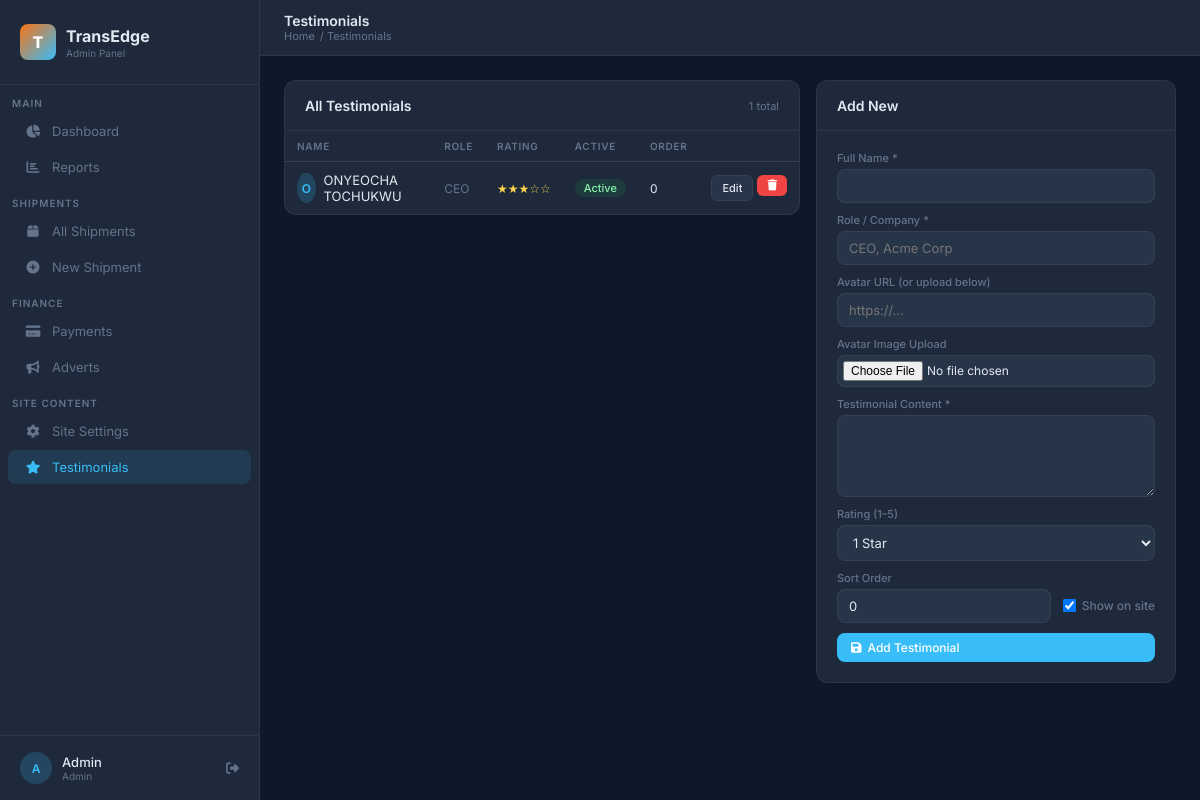
Page /shipping/admin-portal/testimonials/ (signed in) on the committed database.
### Business/models.py (models this page shows, shortened)
class User(AbstractBaseUser, PermissionsMixin):
    class Role(models.TextChoices):
        ADMIN     = "admin",     "Admin"
        STAFF     = "staff",     "Staff"
        SUB_ADMIN = "sub_admin", "Sub Admin"
    id          = models.UUIDField(primary_key=True, default=uuid.uuid4, editable=False)
    email       = models.EmailField(unique=True)
    full_name   = models.CharField(max_length=255)
    phone       = models.CharField(max_length=20, blank=True)
    role        = models.CharField(max_length=10, choices=Role.choices, default=Role.STAFF)
    is_active   = models.BooleanField(default=True)
    is_staff    = models.BooleanField(default=False)
    date_joined = models.DateTimeField(default=timezone.now)
    groups = models.ManyToManyField(
        'auth.Group',
        related_name='business_user_set',
        blank=True,
    )
    user_permissions = models.ManyToManyField(
        'auth.Permission',
        related_name='business_user_set',
        blank=True,
    )
    objects = UserManager()
    USERNAME_FIELD  = "email"
    REQUIRED_FIELDS = ["full_name"]

class Testimonial(models.Model):
    name        = models.CharField(max_length=100)
    role        = models.CharField(max_length=150, help_text="e.g. COO, GlobalTech Solutions")
    avatar      = models.ImageField(upload_to="testimonials/", null=True, blank=True)
    avatar_url  = models.URLField(blank=True, help_text="Use URL if no file upload")
    content     = models.TextField()
    rating      = models.PositiveSmallIntegerField(default=5,
                  help_text="1–5 stars")
    is_active   = models.BooleanField(default=True)
    sort_order  = models.PositiveIntegerField(default=0)
    created_at  = models.DateTimeField(auto_now_add=True)
    class Meta:
        ordering = ["sort_order", "-created_at"]
    def get_avatar(self):
        if self.avatar:
            return self.avatar.url
        return self.avatar_url or ""

### Business/views.py (the view)
    def wrapper(request, *args, **kwargs):
        if not request.user.is_authenticated:
            return redirect("admin-login")
        if request.user.role not in (User.Role.ADMIN, User.Role.STAFF):
            messages.error(request, "Access denied.")
            return redirect("admin-login")
        return view_func(request, *args, **kwargs)

### Business/context_processors.py (called while the page is built, shortened)
def unread_notifications(request):
    user = getattr(request, "user", None)
    if not user or not user.is_authenticated or user.role != User.Role.SUB_ADMIN:
        return {"unread_notifications": 0}

def branding(request):
    ref = request.session.get("active_referral_code")
    profile = SubAdminProfile.objects.filter(referral_code=ref).first() if ref else None
    settings_ctx = (
        SubAdminSiteSettings.for_user(profile.user) if profile
        else default_settings_context()
    )
    return {
        "settings": settings_ctx,
        "profile": profile,
        "testimonials": Testimonial.objects.filter(is_active=True).order_by("sort_order"),
        "gallery_images": BrandGalleryImage.objects.filter(is_active=True).order_by("sort_order"),
    }

### Business/views.py (called while the page is built, shortened)
def admin_required(view_func):
    def wrapper(request, *args, **kwargs):
        if not request.user.is_authenticated:
            return redirect("admin-login")
        if request.user.role not in (User.Role.ADMIN, User.Role.STAFF):
            messages.error(request, "Access denied.")
            return redirect("admin-login")
        return view_func(request, *args, **kwargs)
    wrapper.__name__ = view_func.__name__
    return wrapper

@admin_required
def admin_testimonials(request):
    testimonials = Testimonial.objects.all().order_by("sort_order")
    return render(request, "admin/testimonials.html", {
        "testimonials": testimonials,
        "edit_obj":     None,
    })

### Business/templates/admin/testimonials.html (shortened to what this page needs)
{% extends "admin/base_admin.html" %}
{% block page_title %}Testimonials{% endblock %}
{% block breadcrumb %}<a href="{% url 'admin-dashboard' %}">Home</a> / Testimonials{% endblock %}
{% block content %}
<div style="display:grid;grid-template-columns:1fr 360px;gap:16px;align-items:start;">
  <div class="card">
    <div class="card-header">
      <h3>All Testimonials</h3>
      <div class="card-actions">
        <span style="font-size:11px;color:var(--muted);">{{ testimonials.count }} total</span>
      </div>
    </div>
    <div class="table-wrap">
      <table>
        <thead>
          <tr><th>Name</th><th>Role</th><th>Rating</th><th>Active</th><th>Order</th><th></th></tr>
        </thead>
        <tbody>
          {% for t in testimonials %}
          <tr>
            <td>
              <div style="display:flex;align-items:center;gap:8px;">
                {% if t.get_avatar %}
                <img src="{{ t.get_avatar }}" style="width:30px;height:30px;border-radius:50%;object-fit:cover;"/>
                {% else %}
                <div style="width:30px;height:30px;border-radius:50%;background:rgba(56,189,248,.2);display:flex;align-items:center;justify-content:center;font-size:12px;font-weight:600;color:var(--accent);">{{ t.name|slice:":1" }}</div>
                {% endif %}
                <span style="font-size:13px;">{{ t.name }}</span>
              </div>
            </td>
            <td style="font-size:12px;color:var(--muted);">{{ t.role|truncatechars:30 }}</td>
            <td>
              <span style="color:#fcd34d;font-size:12px;">
                {% for i in "12345" %}{% if forloop.counter <= t.rating %}★{% else %}☆{% endif %}{% endfor %}
              </span>
            </td>
            <td>
              {% if t.is_active %}<span class="badge b-green">Active</span>
              {% else %}<span class="badge b-gray">Hidden</span>{% endif %}
            </td>
            <td style="font-size:12px;">{{ t.sort_order }}</td>
            <td>
              <div style="display:flex;gap:4px;">
                <a href="{% url 'admin-testimonial-edit' t.pk %}" class="btn btn-ghost btn-sm">Edit</a>
                <form method="post" action="{% url 'admin-testimonial-delete' t.pk %}" onsubmit="return confirm('Delete?')">
                  <button type="submit" class="btn btn-danger btn-sm"><i class="fas fa-trash"></i></button>
                </form>
              </div>
            </td>
          </tr>
          {% empty %}
          <tr><td colspan="6" style="text-align:center;color:var(--muted);padding:2rem;">No testimonials yet.</td></tr>
          {% endfor %}
        </tbody>
      </table>
    </div>
  </div>
  <div class="card">
    <div class="card-header"><h3>{% if edit_obj %}Edit Testimonial{% else %}Add New{% endif %}</h3></div>
    <div class="card-body">
      <form method="post" enctype="multipart/form-data" action="{% if edit_obj %}{% url 'admin-testimonial-edit' edit_obj.pk %}{% else %}{% url 'admin-testimonials' %}{% endif %}">
        <div class="form-group" style="margin-bottom:10px;">
          <label>Full Name *</label>
          <input type="text" name="name" value="{{ edit_obj.name|default:'' }}" required/>
        </div>
        <div class="form-group" style="margin-bottom:10px;">
          <label>Role / Company *</label>
          <input type="text" name="role" value="{{ edit_obj.role|default:'' }}" placeholder="CEO, Acme Corp" required/>
        </div>
        <div class="form-group" style="margin-bottom:10px;">
          <label>Avatar URL (or upload below)</label>
          <input type="url" name="avatar_url" value="{{ edit_obj.avatar_url|default:'' }}" placeholder="https://..."/>
        </div>
        <div class="form-group" style="margin-bottom:10px;">
          <label>Avatar Image Upload</label>
          <input type="file" name="avatar" accept="image/*" style="padding:5px;font-size:12px;"/>
        </div>
        <div class="form-group" style="margin-bottom:10px;">
          <label>Testimonial Content *</label>
          <textarea name="content" rows="4" required>{{ edit_obj.content|default:'' }}</textarea>
        </div>
        <div class="form-group" style="margin-bottom:10px;">
          <label>Rating (1–5)</label>
          <select name="rating">
            {% for i in "12345" %}
            <option value="{{ forloop.counter }}" {% if edit_obj.rating == forloop.counter %}selected{% endif %}>{{ forloop.counter }} Star{{ forloop.counter|pluralize }}</option>
            {% endfor %}
          </select>
        </div>
        <div style="display:flex;gap:12px;margin-bottom:10px;align-items:center;">
          <div class="form-group" style="flex:1;margin-bottom:0;">
            <label>Sort Order</label>
            <input type="number" name="sort_order" value="{{ edit_obj.sort_order|default:'0' }}" min="0"/>
          </div>
          <div style="display:flex;align-items:center;gap:6px;margin-top:16px;">
            <input type="checkbox" name="is_active" id="is_active" {% if edit_obj.is_active or not edit_obj %}checked{% endif %} style="width:auto;"/>
            <label for="is_active" style="font-size:12px;cursor:pointer;">Show on site</label>
          </div>
        </div>
        <div style="display:flex;gap:8px;margin-top:10px;">
          <button type="submit" class="btn btn-primary" style="flex:1;">
            <i class="fas fa-save"></i> {% if edit_obj %}Update{% else %}Add Testimonial{% endif %}
          </button>
        </div>
      </form>
    </div>
  </div>
</div>
{% endblock %}

### Business/templates/admin/base_admin.html (shortened to what this page needs)
<!DOCTYPE html>
<html lang="en">
<head>
  <link rel="stylesheet" href="https://cdnjs.cloudflare.com/ajax/libs/font-awesome/6.5.0/css/all.min.css"/>
</head>
<body>
<aside class="sidebar" id="sidebar">
  <div class="sidebar-brand">
    <div class="brand-icon">T</div>
    <div>
      <div class="brand-name">TransEdge</div>
      <div class="brand-sub">Admin Panel</div>
    </div>
  </div>
  <div class="nav-group">Main</div>
  <a href="{% url 'admin-dashboard' %}" class="nav-item {% if request.resolver_match.url_name == 'admin-dashboard' %}active{% endif %}">
    <i class="fas fa-chart-pie"></i> Dashboard
  </a>
  <a href="{% url 'reports' %}" class="nav-item {% if request.resolver_match.url_name == 'reports' %}active{% endif %}">
    <i class="fas fa-chart-bar"></i> Reports
  </a>
  <div class="nav-group">Shipments</div>
  <a href="{% url 'shipment-list' %}" class="nav-item {% if 'shipment' in request.resolver_match.url_name %}active{% endif %}">
    <i class="fas fa-box"></i> All Shipments
  </a>
  <a href="{% url 'shipment-create' %}" class="nav-item">
    <i class="fas fa-plus-circle"></i> New Shipment
  </a>
  <div class="nav-group">Finance</div>
  <a href="{% url 'payment-list' %}" class="nav-item {% if 'payment' in request.resolver_match.url_name %}active{% endif %}">
    <i class="fas fa-credit-card"></i> Payments
  </a>
  <a href="{% url 'admin-advert-list' %}" class="nav-item {% if 'advert' in request.resolver_match.url_name %}active{% endif %}">
  <i class="fas fa-bullhorn"></i> Adverts
</a>
  <div class="nav-group">Site Content</div>
  <a href="{% url 'admin-site-settings' %}" class="nav-item {% if 'site-settings' in request.resolver_match.url_name %}active{% endif %}">
    <i class="fas fa-cog"></i> Site Settings
  </a>
  <a href="{% url 'admin-testimonials' %}" class="nav-item {% if 'testimonial' in request.resolver_match.url_name %}active{% endif %}">
    <i class="fas fa-star"></i> Testimonials
  </a>
  <div class="sidebar-footer">
    <div class="avatar">{{ request.user.full_name|slice:":1"|upper }}</div>
    <div>
      <div class="user-name">{{ request.user.full_name|truncatechars:16 }}</div>
      <div class="user-role">{{ request.user.get_role_display }}</div>
    </div>
    <a href="{% url 'admin-logout' %}" class="logout-link" title="Logout"><i class="fas fa-sign-out-alt"></i></a>
  </div>
</aside>
<div class="main">
  <header class="topbar">
    <div>
      <div class="topbar-title">{% block page_title %}Dashboard{% endblock %}</div>
      <div class="topbar-breadcrumb">{% block breadcrumb %}{% endblock %}</div>
    </div>
  </header>
  <main class="content">
    {% block content %}{% endblock %}
  </main>
</div>
</body>
</html>

### rows in the picture
User: user.full_name "A", user.full_name "Admin", user.role "Admin"
Testimonial: name "O", name "ONYEOCHA TOCHUKWU", role "CEO", rating 3 (drawn), is_active "Active", sort_order "0"

### other values in the picture
{{ testimonials.count }} "1"
form field rating "1 Star"
